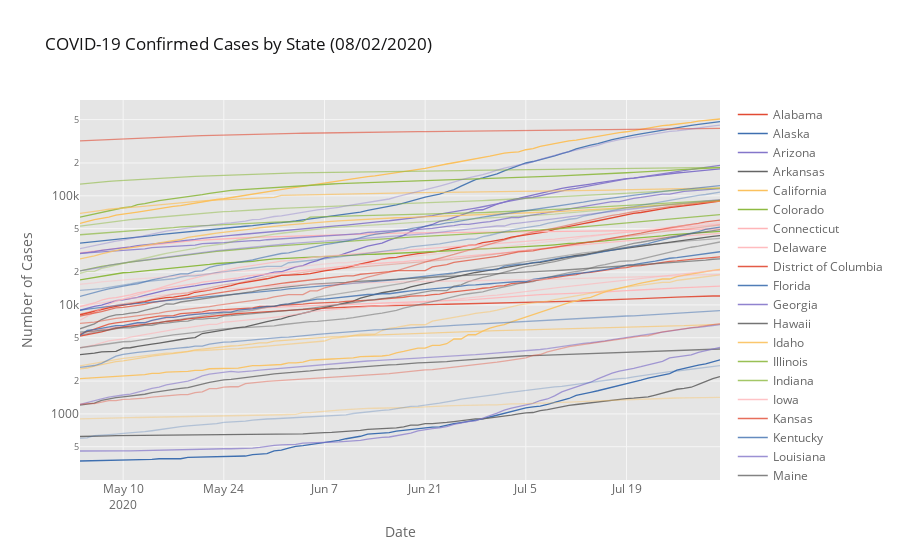

Write notebook code for a chart like this one.
### Code cell
# plot total confirmed cases
states_confirmed = grouped_states.reset_index().pivot(index='Date', columns='State', values='Confirmed').iplot(
    kind='lines', yaxis_type='log', theme='ggplot', connectgaps=True, asFigure=True,
    title='COVID-19 Confirmed Cases by State ({})'.format(today), yaxis_title='Number of Cases', xaxis_title='Date')

states_confirmed
